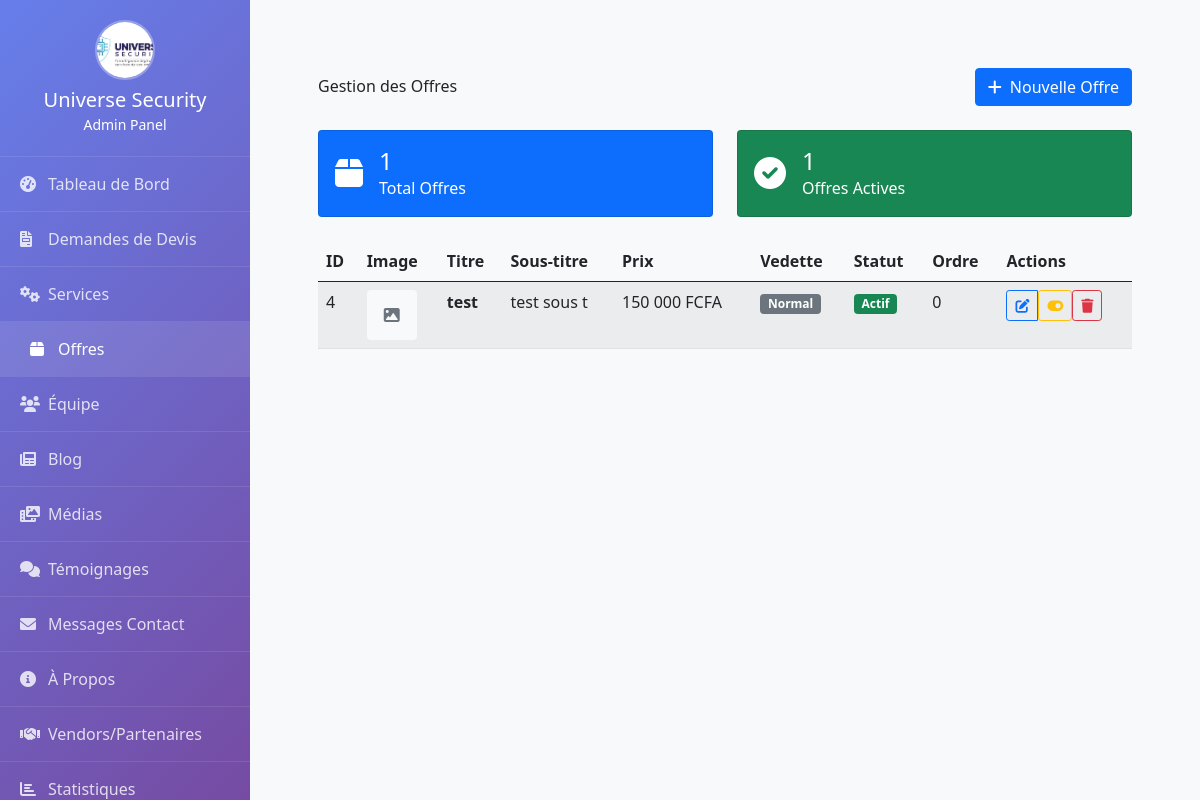
The app's page /admin/offers.php (signed in) with its own data.
### tables this page shows
CREATE TABLE `offers` (
  `id` int(11) NOT NULL,
  `title` varchar(255) NOT NULL,
  `subtitle` varchar(255) DEFAULT NULL,
  `description` text DEFAULT NULL,
  `features` text DEFAULT NULL,
  `price` decimal(10,2) DEFAULT NULL,
  `price_text` varchar(100) DEFAULT NULL,
  `icon` varchar(100) DEFAULT NULL,
  `is_featured` tinyint(1) DEFAULT 0,
  `is_active` tinyint(1) DEFAULT 1,
  `display_order` int(11) DEFAULT 0,
  `created_by` int(11) DEFAULT NULL,
  `created_at` timestamp NOT NULL DEFAULT current_timestamp(),
  `updated_at` timestamp NOT NULL DEFAULT current_timestamp() ON UPDATE current_timestamp()
);

### admin/classes/OfferManager.php (called while the page is built, shortened)
<?php
class OfferManager {
    private $conn;
    private $table_name = "offers";
    public function __construct($db) {
        $this->conn = $db;
    }
    public function getAllOffers() {
        $sql = "SELECT * FROM " . $this->table_name . "
                ORDER BY display_order ASC, created_at DESC";
        $stmt = $this->conn->prepare($sql);
        $stmt->execute();
        return $stmt->fetchAll();
    }
    public function countOffers($active_only = false) {
        $sql = "SELECT COUNT(*) as count FROM " . $this->table_name;
        if ($active_only) {
            $sql .= " WHERE is_active = 1";
        }
        $stmt = $this->conn->prepare($sql);
        $stmt->execute();
        $result = $stmt->fetch();
        return $result['count'];
    }
}
?>

### admin/offers.php (the view, shortened to what this page needs)
<?php
require_once 'classes/OfferManager.php';
$database = new Database();
$conn = $database->getConnection();
$offerManager = new OfferManager($conn);
$offers = $offerManager->getAllOffers();
$total_offers = $offerManager->countOffers();
$active_offers = $offerManager->countOffers(true);
?>
<!DOCTYPE html>
<html lang="fr">
<head>
    <link href="https://cdnjs.cloudflare.com/ajax/libs/font-awesome/6.0.0/css/all.min.css" rel="stylesheet">
    <link href="https://cdn.jsdelivr.net/npm/bootstrap@5.0.0/dist/css/bootstrap.min.css" rel="stylesheet">
</head>
<body>
    <?php
    include 'includes/admin_navbar.php';
    ?>
        <div class="main-content">
            <div class="container-fluid pt-4 px-4">
                <div class="row g-4">
                    <div class="col-12">
                        <div class="bg-light rounded h-100 p-4">
                            <div class="d-flex align-items-center justify-content-between mb-4">
                                <h6 class="mb-0">Gestion des Offres</h6>
                                <button type="button" class="btn btn-primary" data-bs-toggle="modal" data-bs-target="#offerModal">
                                    <i class="fa fa-plus me-2"></i>Nouvelle Offre
                                </button>
                            </div>
                            <div class="row mb-4">
                                <div class="col-md-6">
                                    <div class="card bg-primary text-white">
                                        <div class="card-body">
                                            <div class="d-flex align-items-center">
                                                <i class="fa fa-box fa-2x me-3"></i>
                                                <div>
                                                    <h4 class="mb-0"><?php echo $total_offers; ?></h4>
                                                    <p class="mb-0">Total Offres</p>
                                                </div>
                                            </div>
                                        </div>
                                    </div>
                                </div>
                                <div class="col-md-6">
                                    <div class="card bg-success text-white">
                                        <div class="card-body">
                                            <div class="d-flex align-items-center">
                                                <i class="fa fa-check-circle fa-2x me-3"></i>
                                                <div>
                                                    <h4 class="mb-0"><?php echo $active_offers; ?></h4>
                                                    <p class="mb-0">Offres Actives</p>
                                                </div>
                                            </div>
                                        </div>
                                    </div>
                                </div>
                            </div>
                            <div class="table-responsive">
                                <table class="table table-striped">
                                    <thead>
                                        <tr>
                                            <th>ID</th>
                                            <th>Image</th>
                                            <th>Titre</th>
                                            <th>Sous-titre</th>
                                            <th>Prix</th>
                                            <th>Vedette</th>
                                            <th>Statut</th>
                                            <th>Ordre</th>
                                            <th>Actions</th>
                                        </tr>
                                    </thead>
                                    <tbody>
                                        <?php foreach ($offers as $offer): ?>
                                            <tr>
                                                <td><?php echo $offer['id']; ?></td>
                                                <td>
                                                    <?php if (!empty($offer['image'])): ?>
                                                        <img src="../<?php echo htmlspecialchars($offer['image']); ?>"
                                                             alt="<?php echo htmlspecialchars($offer['title']); ?>"
                                                             style="width: 50px; height: 50px; object-fit: cover;"
                                                             class="rounded">
                                                    <?php else: ?>
                                                        <div class="bg-light d-flex align-items-center justify-content-center rounded"
                                                             style="width: 50px; height: 50px;">
                                                            <i class="fa fa-image text-muted"></i>
                                                        </div>
                                                    <?php endif; ?>
                                                </td>
                                                <td>
                                                    <strong><?php echo htmlspecialchars($offer['title']); ?></strong>
                                                </td>
                                                <td><?php echo htmlspecialchars($offer['subtitle']); ?></td>
                                                <td>
                                                    <?php if ($offer['price']): ?>
                                                        <?php echo number_format($offer['price'], 0, ',', ' '); ?> FCFA
                                                    <?php elseif ($offer['price_text']): ?>
                                                        <?php echo htmlspecialchars($offer['price_text']); ?>
                                                    <?php else: ?>
                                                        <span class="text-muted">Non défini</span>
                                                    <?php endif; ?>
                                                </td>
                                                <td>
                                                    <?php if ($offer['is_featured']): ?>
                                                        <span class="badge bg-warning">Vedette</span>
                                                    <?php else: ?>
                                                        <span class="badge bg-secondary">Normal</span>
                                                    <?php endif; ?>
                                                </td>
                                                <td>
                                                    <?php if ($offer['is_active']): ?>
                                                        <span class="badge bg-success">Actif</span>
                                                    <?php else: ?>
                                                        <span class="badge bg-danger">Inactif</span>
                                                    <?php endif; ?>
                                                </td>
                                                <td><?php echo $offer['display_order']; ?></td>
                                                <td>
                                                    <div class="btn-group" role="group">
                                                        <a href="?edit=<?php echo $offer['id']; ?>" class="btn btn-sm btn-outline-primary">
                                                            <i class="fa fa-edit"></i>
                                                        </a>
                                                        <form method="POST" style="display: inline;" onsubmit="return confirm('Changer le statut de cette offre ?')">
                                                            <button type="submit" class="btn btn-sm btn-outline-warning">
                                                                <i class="fa fa-toggle-<?php echo $offer['is_active'] ? 'on' : 'off'; ?>"></i>
                                                            </button>
                                                        </form>
                                                        <form method="POST" style="display: inline;" onsubmit="return confirm('Supprimer cette offre ?')">
                                                            <button type="submit" class="btn btn-sm btn-outline-danger">
                                                                <i class="fa fa-trash"></i>
                                                            </button>
                                                        </form>
                                                    </div>
                                                </td>
                                            </tr>
                                        <?php endforeach; ?>
                                    </tbody>
                                </table>
                            </div>
                        </div>
                    </div>
                </div>
            </div>
        </div>
</body>
</html>

### admin/offers.php (style rules this page uses)
:root { --primary-color: #667eea; --secondary-color: #764ba2; --sidebar-width: 250px; }
body { font-family: 'Segoe UI', Tahoma, Geneva, Verdana, sans-serif; background-color: #f8f9fa; }
.main-content { margin-left: var(--sidebar-width); padding: 20px; transition: all 0.3s ease; }

### records on screen
offers: id "4", title "test", subtitle "test sous t", price "150 000", is_featured "Normal", is_active "Actif", display_order "0"

### other values on screen
$total_offers "1"
$active_offers "1"
